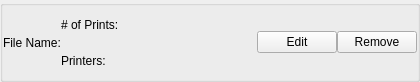
<?xml version="1.0" encoding="UTF-8"?>
<ui version="4.0">
 <class>Form</class>
 <widget class="KButtonGroup" name="Form">
  <property name="enabled">
   <bool>true</bool>
  </property>
  <property name="geometry">
   <rect>
    <x>0</x>
    <y>0</y>
    <width>420</width>
    <height>82</height>
   </rect>
  </property>
  <property name="windowTitle">
   <string>Form</string>
  </property>
  <property name="current" stdset="0">
   <number>-1</number>
  </property>
  <layout class="QHBoxLayout" name="horizontalLayout_3">
   <property name="spacing">
    <number>0</number>
   </property>
   <property name="sizeConstraint">
    <enum>QLayout::SetDefaultConstraint</enum>
   </property>
   <property name="margin">
    <number>0</number>
   </property>
   <item>
    <widget class="QLabel" name="label">
     <property name="sizePolicy">
      <sizepolicy hsizetype="Preferred" vsizetype="Preferred">
       <horstretch>0</horstretch>
       <verstretch>0</verstretch>
      </sizepolicy>
     </property>
     <property name="text">
      <string>File Name:</string>
     </property>
    </widget>
   </item>
   <item>
    <layout class="QHBoxLayout" name="horizontalLayout_2">
     <property name="spacing">
      <number>0</number>
     </property>
     <property name="sizeConstraint">
      <enum>QLayout::SetDefaultConstraint</enum>
     </property>
     <item>
      <layout class="QVBoxLayout" name="verticalLayout">
       <property name="spacing">
        <number>0</number>
       </property>
       <property name="sizeConstraint">
        <enum>QLayout::SetDefaultConstraint</enum>
       </property>
       <item>
        <widget class="QLabel" name="label_4">
         <property name="text">
          <string># of Prints:</string>
         </property>
        </widget>
       </item>
       <item>
        <widget class="QLabel" name="label_2">
         <property name="text">
          <string>Printers:</string>
         </property>
        </widget>
       </item>
      </layout>
     </item>
     <item>
      <spacer name="horizontalSpacer">
       <property name="orientation">
        <enum>Qt::Horizontal</enum>
       </property>
       <property name="sizeHint" stdset="0">
        <size>
         <width>40</width>
         <height>20</height>
        </size>
       </property>
      </spacer>
     </item>
     <item>
      <widget class="QPushButton" name="pushButton_2">
       <property name="enabled">
        <bool>true</bool>
       </property>
       <property name="text">
        <string>Edit</string>
       </property>
      </widget>
     </item>
     <item>
      <widget class="QPushButton" name="pushButton">
       <property name="enabled">
        <bool>true</bool>
       </property>
       <property name="text">
        <string>Remove</string>
       </property>
       <property name="autoDefault">
        <bool>false</bool>
       </property>
       <property name="default">
        <bool>false</bool>
       </property>
       <property name="flat">
        <bool>false</bool>
       </property>
      </widget>
     </item>
    </layout>
   </item>
  </layout>
 </widget>
 <customwidgets>
  <customwidget>
   <class>KButtonGroup</class>
   <extends>QGroupBox</extends>
   <header>kbuttongroup.h</header>
   <container>1</container>
  </customwidget>
 </customwidgets>
 <resources/>
 <connections/>
</ui>
